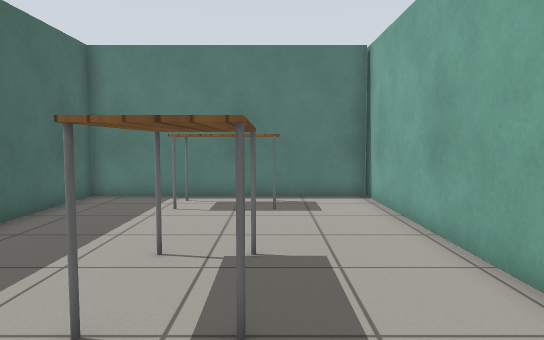
[1] (above)

21 first-person views from a walk through a robot-simulator world made for Gazebo. The camera is 0.9 m above the floor, tilts 4° down and sees 70° across. The floor is counted in squares, 0.5 m on a side. Each view is taken from the middle of a square. On the plan, view 1 faces up. The plan holds only what a view shows up to about 18 squares ahead; the rest is blank. The robots in the file are not drawn. Gazebo's built-in surfaces are drawn with simple patterns.

[2]
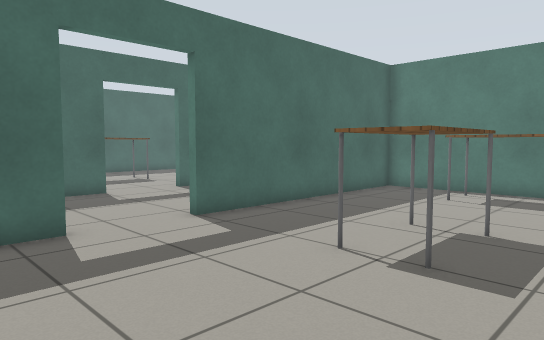

[3]
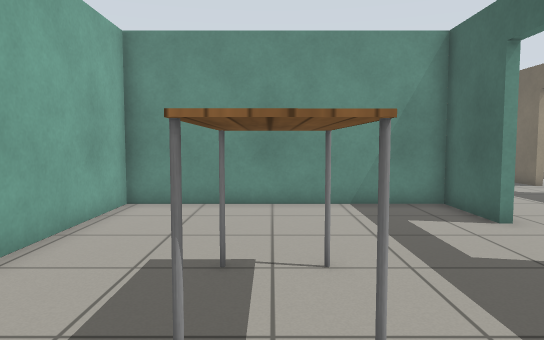

[4]
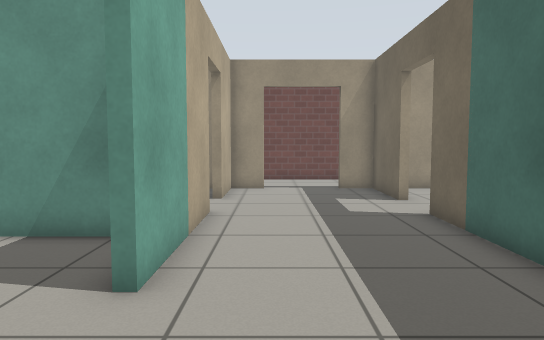

[5]
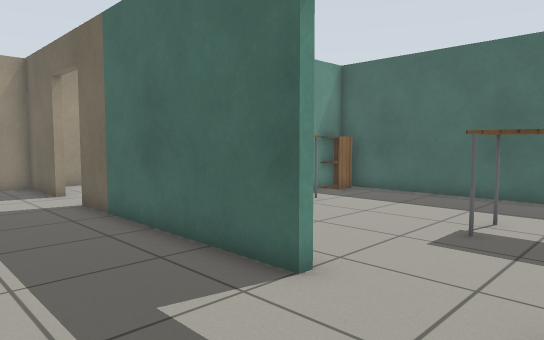

[6]
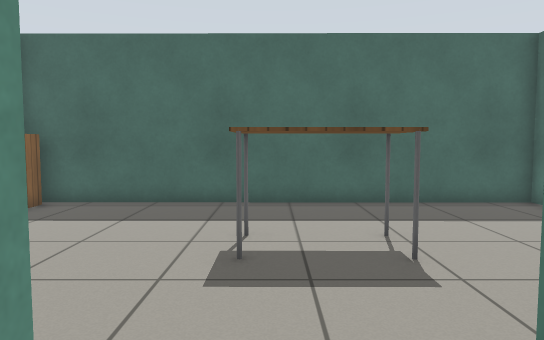

[7]
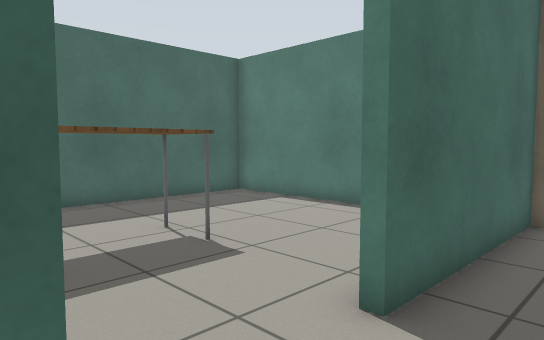

[8]
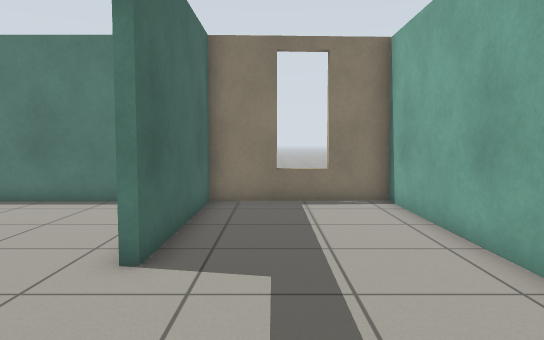

[9]
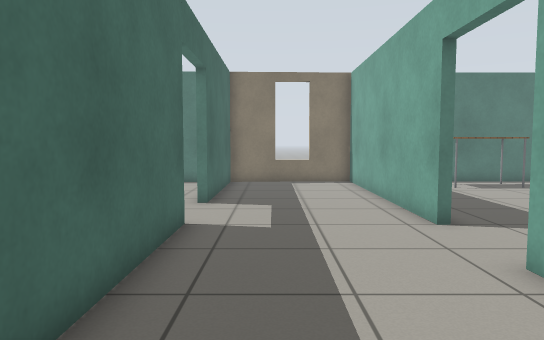

[10]
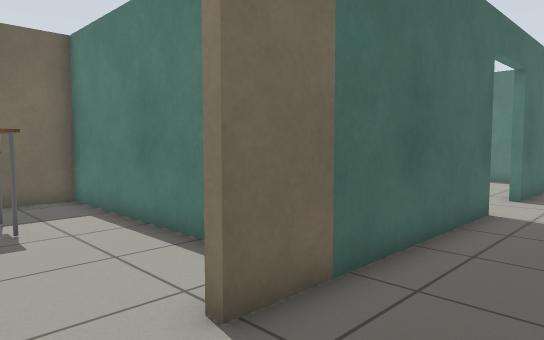

[11]
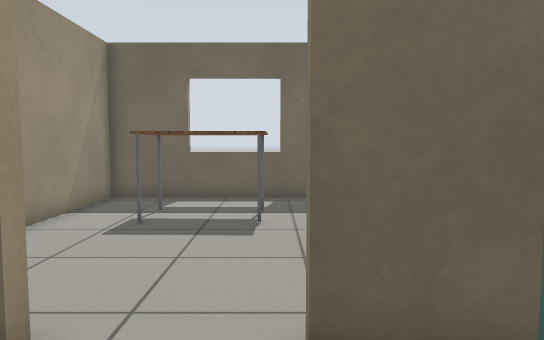

[12]
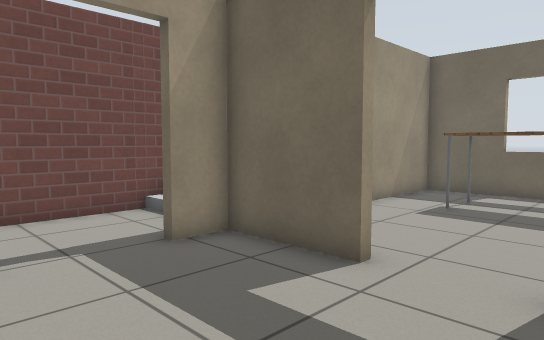

[13]
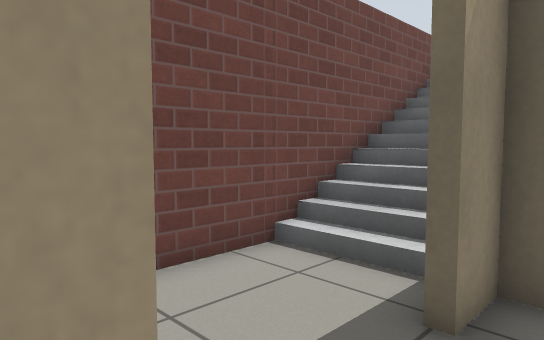

[14]
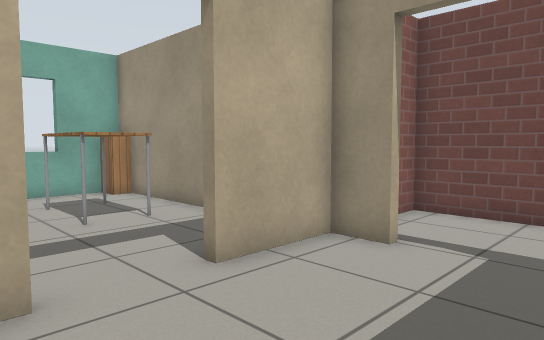

[15]
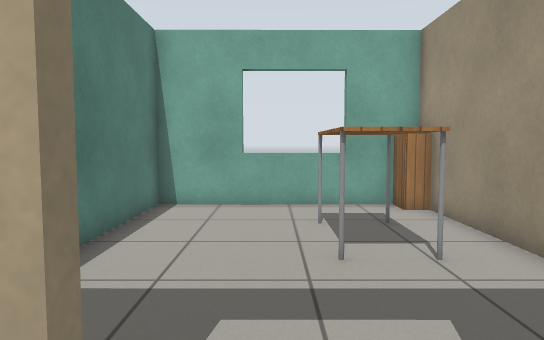

[16]
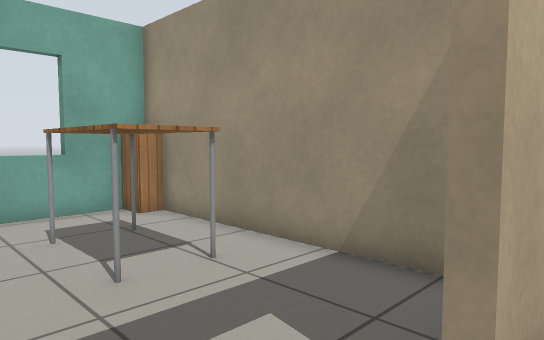

[17]
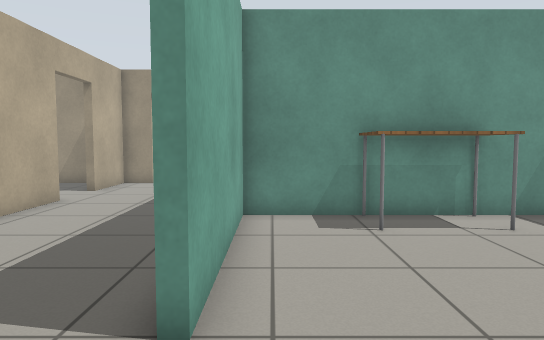

[18]
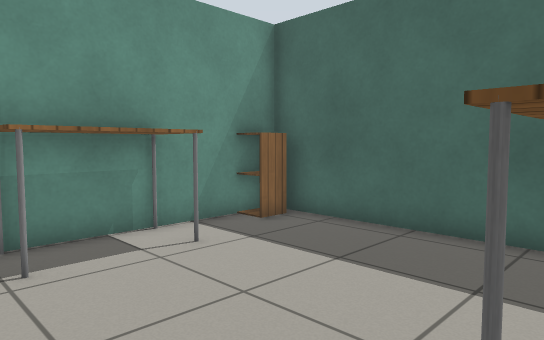

[19]
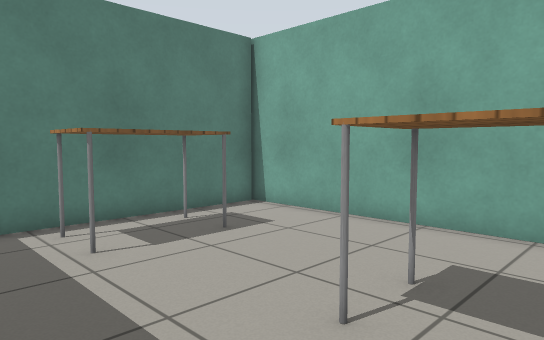

[20]
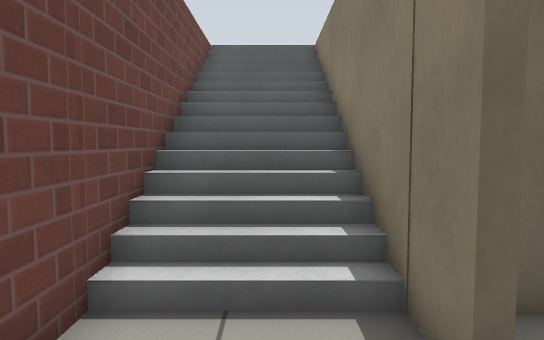

[21]
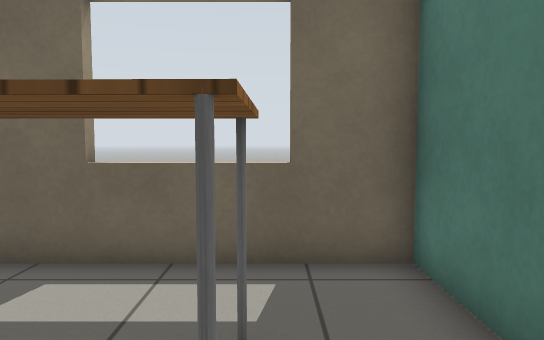

### Floor plan
Ten units are one square. View 1 is at (0, 0); x grows to the right and y downward. Boxes are objects, and circles mark ways between rooms. Rooms are numbered by the first view taken in them; rooms with no view inside come last. Other rooms are left out.
<svg viewBox="-222 -140 260 285">
<path fill="none" stroke="#000" d="M33 -45 32 -135M-61 -4 -61 24 33 24 33 -30M33 -130 -61 -130 -61 -34M-64 -34 -64 -130 -119 -130 -119 -64M-119 -37 -120 47M-64 50 -64 -4M-120 71 -120 103 -106 103M-78 103 -64 103 -64 74M-134 -128 -216 -128 -217 26 -123 26 -123 -36M-106 106 -125 106M-148 29 -217 29 -217 103M-205 140 -64 140 -64 131"/>
<rect x="-35" y="-125" width="40" height="20" fill="#bbb"><title>table</title></rect>
<rect x="-25" y="-65" width="30" height="30" fill="#bbb"><title>table</title></rect>
<rect x="-215" y="15" width="10" height="10" fill="#bbb"><title>cabinet</title></rect>
<rect x="-185" y="5" width="40" height="20" fill="#bbb"><title>table</title></rect>
<rect x="-175" y="-75" width="20" height="30" fill="#bbb"><title>table</title></rect>
<rect x="-195" y="45" width="20" height="40" fill="#bbb"><title>table</title></rect>
<rect x="-175" y="105" width="10" height="10" fill="#bbb"><title>grey box</title></rect>
<rect x="-165" y="105" width="10" height="10" fill="#bbb"><title>grey box</title></rect>
<rect x="-155" y="105" width="10" height="10" fill="#bbb"><title>grey box</title></rect>
<rect x="-145" y="105" width="10" height="10" fill="#bbb"><title>grey box</title></rect>
<rect x="-135" y="105" width="10" height="10" fill="#bbb"><title>grey box</title></rect>
<circle cx="-60" cy="-20" r="3" fill="#2a7"/>
<circle cx="-120" cy="-50" r="3" fill="#2a7"/>
<circle cx="-120" cy="60" r="3" fill="#2a7"/>
<circle cx="-90" cy="105" r="3" fill="#2a7"/>
<text x="-10" y="-50">1</text>
<text x="-90" y="-10">2</text>
<text x="-170" y="-50">3</text>
<text x="-160" y="90">4</text>
</svg>
Room 1 opens to room 2. Room 2 opens to room 3. Room 2 opens to room 4.

Where each view was taken, in squares from view 1:
view 1: 0 up, 0 right, facing up
view 2: 2 down, 2 right, facing up-left
view 3: 9 up, 1 left, facing down
view 4: 5 up, 8 left, facing down
view 5: 7 up, 8 left, facing down-left
view 6: 5 up, 10 left, facing left
view 7: 3 up, 10 left, facing up-left
view 8: 1 up, 10 left, facing up
view 9: 5 down, 10 left, facing up
view 10: 7 down, 9 left, facing up-left
view 11: 5 down, 9 left, facing left
view 12: 4 down, 7 left, facing down-left
view 13: 9 down, 7 left, facing down-left
view 14: 4 down, 11 left, facing down-right
view 15: 6 down, 8 left, facing right
view 16: 5 down, 7 left, facing down-right
view 17: 7 up, 13 left, facing down
view 18: 5 up, 14 left, facing down-left
view 19: 4 up, 5 left, facing up-right
view 20: 12 down, 8 left, facing left
view 21: 5 down, 16 left, facing left
